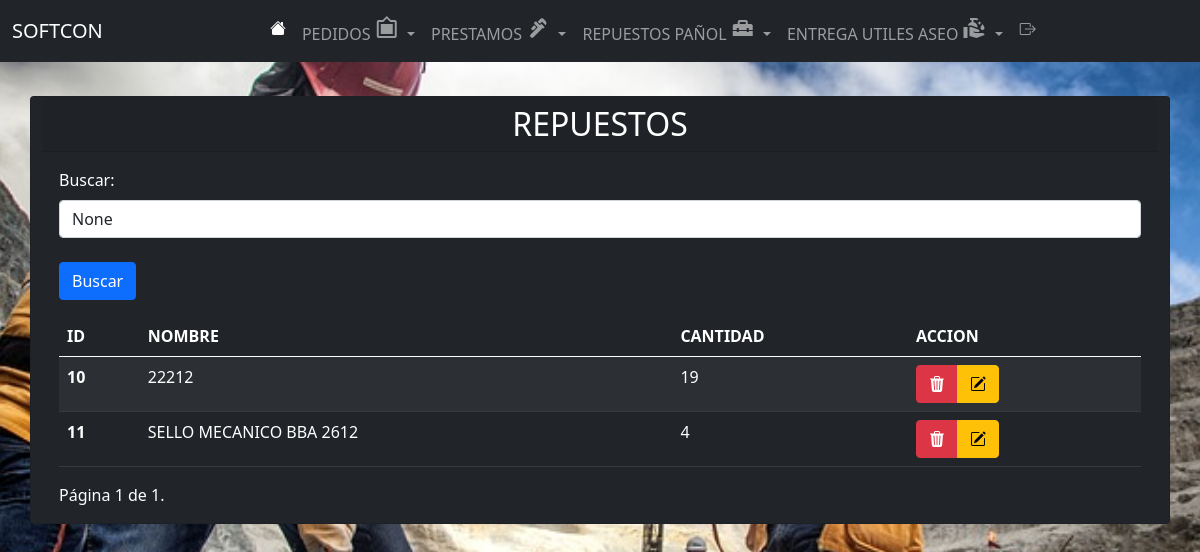
The app's page /lista_Repuesto/ (signed in) with its own data.
### app/models.py (models this page shows, shortened)
class Repuesto(models.Model):
    nombre = models.CharField(max_length=100)
    cantidad = models.IntegerField(default=0)

### app/views.py (the view)
# urls.py: path('lista_Repuesto/', lista_Repuesto, name='lista_Repuesto'),
@login_required
def lista_Repuesto(request):
    repuestos_list = Repuesto.objects.order_by('id').all()
    search_term = request.GET.get('buscar')
    if search_term:
        repuestos_list = repuestos_list.filter(Q(nombre__icontains=search_term))
    paginator = Paginator(repuestos_list, 9)
    page = request.GET.get('page')
    try:
        repuestos = paginator.page(page)
    except PageNotAnInteger:
        repuestos = paginator.page(1)
    except EmptyPage:
        repuestos = paginator.page(paginator.num_pages)
    return render(request, 'app/lista_Repuesto.html', {'repuestos': repuestos, 'search_term': search_term})

### app/templates/app/lista_Repuesto.html (shortened to what this page needs)
{% extends 'app/base.html' %}
{% block content %}
<link rel="stylesheet" type="text/css" href="https://cdn.datatables.net/1.11.5/css/jquery.dataTables.css">
<br><br><br><br>
<div class="container">
  <div class="row justify-content-center">
    <div class="card bg-dark text-white">
      <h2 class="card-header text-center">REPUESTOS</h2>
      <div class="card-body">
        <div class="mb-3">
          <form method="GET" action="{% url 'lista_Repuesto' %}">
            <label for="buscar" class="form-label">Buscar:</label>
            <input type="text" class="form-control" id="buscar" name="buscar" placeholder="Escribe para buscar..."
              value="{{ search_term }}">
            <br>
            <button type="submit" class="btn btn-primary">Buscar</button>
          </form>
        </div>
        <div class="table-responsive">
          <table class="table mx-auto table-dark table-striped" id="example">
            <thead>
              <tr>
                <th scope="col">ID</th>
                <th scope="col">NOMBRE</th>
                <th scope="col">CANTIDAD</th>
                <th scope="col">ACCION</th>
              </tr>
            </thead>
            <tbody>
              {% for repuesto in repuestos %}
              <tr>
                <th scope="row">{{ repuesto.id }}</th>
                <td>{{ repuesto.nombre }}</td>
                <td>{{ repuesto.cantidad }}</td>
                <td>
                  <div class="btn-group" role="group">
                    <a href="{% url 'eliminar_repuesto' repuesto.id %}" class="btn btn-danger"><i class="bi bi-trash3-fill"></i></a>
                    <a href="{% url 'editar_Repuesto' repuesto.id %}" class="btn btn-warning"><i class="bi bi-pencil-square"></i></a>
                  </div>
                </td>
              </tr>
              {% endfor %}
            </tbody>
          </table>
        </div>
        <div class="pagination">
          <span class="step-links">
            <span class="current">
              Página {{ repuestos.number }} de {{ repuestos.paginator.num_pages }}.
            </span>
          </span>
        </div>
      </div>
    </div>
  </div>
</div>
{% endblock %}

### records on screen
Repuesto: id "10", nombre "22212", cantidad "19"
Repuesto: id "11", nombre "SELLO MECANICO BBA 2612", cantidad "4"

### other values on screen
{{ repuestos.number }} "1"
{{ repuestos.paginator.num_pages }} "1"
